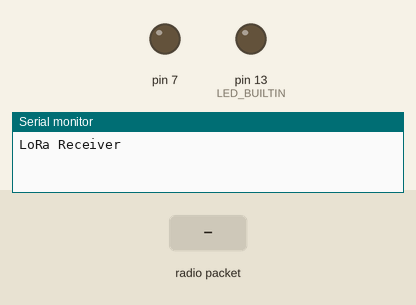
Recording of a sketch running on a simulated Arduino Uno, built with avr-gcc and run on an emulated ATmega328P. Parts: output pins drawn as LEDs (lit = HIGH), the last lines printed to the serial monitor. Inputs (shaded band) come from the test bench. No radio packets arrive unless stated.

Above: at 1.2 s.
1.3 s: radio packet "hello" arrives
At 1.7 s:
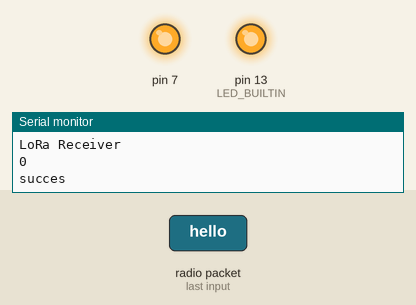
At 3.6 s:
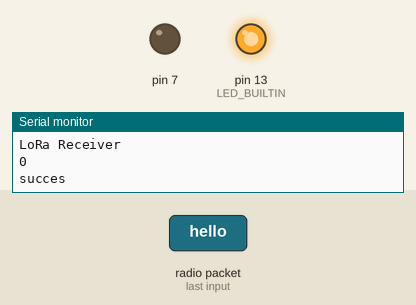
Timing chart, 0 to 5.1 s (numbered marks = the images above; inputs shaded):
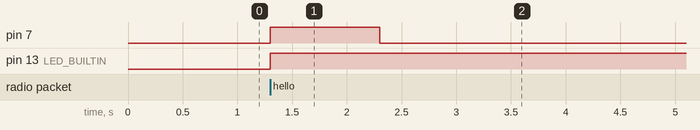

Measured:
- after the input at 1.3 s, pin 7: LOW → HIGH at once, → LOW 1.0 s later; pin 13 (LED_BUILTIN): LOW → HIGH at once

The sketch:

LoRaReceiver.ino
```cpp
#include <SPI.h>
#include <LoRa.h>
String message="";
void setup() {
  pinMode(7, OUTPUT);
  Serial.begin(9600);
  pinMode(LED_BUILTIN, OUTPUT);
  while (!Serial);

  Serial.println("LoRa Receiver");

  if (!LoRa.begin(915E6)) {
    Serial.println("Starting LoRa failed!");
    while (1);
  }
}

void loop() {
  // try to parse packet
  int packetSize = LoRa.parsePacket();
  if (packetSize) {
    // received a packet
    //Serial.print("Received packet '");

    // read packet
    while (LoRa.available()) {


    //  Serial.print((char)LoRa.read());
      message.concat((char)LoRa.read());
      digitalWrite(LED_BUILTIN, HIGH);
    }
    Serial.println(message.indexOf("hello"));
    if ( message.indexOf("hello")==0){
    Serial.println("succes");
    digitalWrite(7, HIGH);
    delay(1000);
    }
    message = "";
    //Serial.print((char)LoRa.read());
    digitalWrite(7, LOW);
    // print RSSI of packet
    //Serial.print("' with RSSI ");
   // Serial.println(LoRa.packetRssi());
  }
}
```
